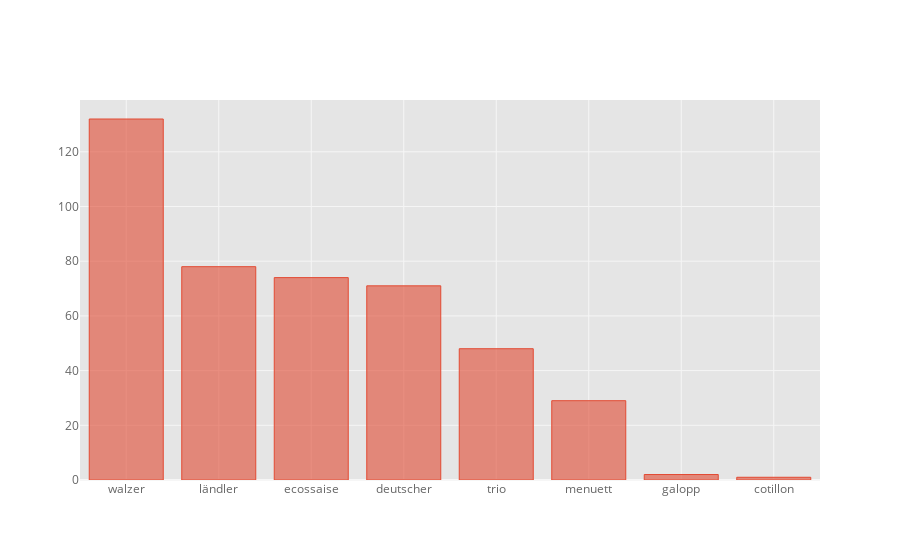

The cell this chart's notebook holds for it:
### Markdown cell above
### Pieces per dance type

### Code cell
dance_types = files.dance.value_counts()
print(f"The corpus contains {len(files.index)} pieces. The different types are distributed as follows:{NL}{dance_types}")
dance_types.iplot('bar')

### Figure 1 — Plotly figure (JSON) as saved in the notebook; plotly's stock layout.template omitted (floating-point values rounded to 4 significant figures)
{"data": [{"marker": {"color": "rgba(226, 74, 51, 0.6)", "line": {"color": "rgba(226, 74, 51, 1.0)", "width": 1}}, "name": "dance", "orientation": "v", "text": "", "type": "bar", "x": ["walzer", "ländler", "ecossaise", "deutscher", "trio", "menuett", "galopp", "cotillon"], "y": [132, 78, 74, 71, 48, 29, 2, 1]}], "layout": {"legend": {"bgcolor": "#FFFFFF", "font": {"color": "#666666"}}, "paper_bgcolor": "#FFFFFF", "plot_bgcolor": "#E5E5E5", "title": {"font": {"color": "#151516"}}, "xaxis": {"gridcolor": "#F6F6F6", "showgrid": true, "tickfont": {"color": "#666666"}, "title": {"font": {"color": "#666666"}, "text": ""}, "zerolinecolor": "#F6F6F6"}, "yaxis": {"gridcolor": "#F6F6F6", "showgrid": true, "tickfont": {"color": "#666666"}, "title": {"font": {"color": "#666666"}, "text": ""}, "zerolinecolor": "#F6F6F6"}}}
